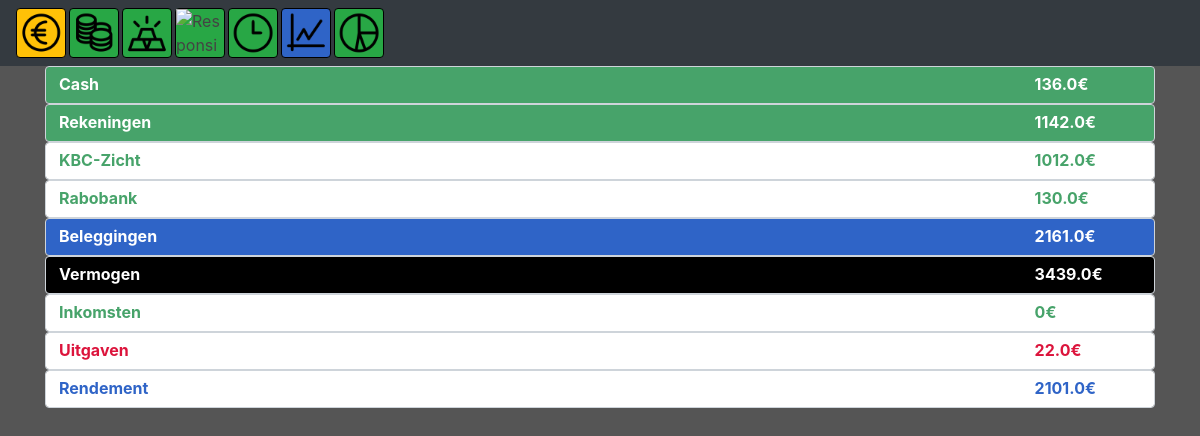
Screenshot of /balans (signed in) with the database file from the repository.
### tables this page shows
CREATE TABLE "rekeningen" (
	`userid`	INTEGER NOT NULL,
	`balans`	REAL NOT NULL,
	`rekeningnaam`	TEXT
);

### app.py (the view)
@app.route("/balans")
@login_required
def balans():
    db = db_connect('pythonsqlite.db')
    rowsb = db.execute("SELECT * FROM rekeningen WHERE userid = ? ",
                          (session["user_id"],))
    rowb = rowsb.fetchall()
    balans = 0
    for row in rowb:
        if not row[2] == "smekkels":
            balans += row[1]
    rekeningtotaal = 0
    for row in rowb:
        if not row[2] == "smekkels" and not row[2] == "Cash":
            rekeningtotaal += row[1]
    db = db_connect('pythonsqlite.db')
    selecteer = db.execute("SELECT * FROM Transacties WHERE userid=? and Soort=?",
                            (session["user_id"], "Inkomst"))
    inkomsten = selecteer.fetchall()
    alltimeinkomsten = 0
    for inkomst in inkomsten:
        alltimeinkomsten += inkomst[2]
    selecteer2 = db.execute("SELECT * FROM Transacties WHERE userid=? and Soort=?",
                            (session["user_id"], "Uitgave"))
    uitgaven = selecteer2.fetchall()
    alltimeuitgaven = 0
    for uitgave in uitgaven:
        alltimeuitgaven += uitgave[2]
        rowsb = db.execute("SELECT * FROM Beleggingen WHERE Userid = ?",
                          (session["user_id"],))
        beleggingen = rowsb.fetchall()
    totaalbeleggingen = 0
    totaalprijs = 0
    totaalverkocht = 0
    for row in beleggingen:
        totaalprijs += row[2]
        totaalbeleggingen += row[3]
        totaalverkocht += row[6]
    return render_template("balans.html", totaalprijs=totaalprijs, totaalbeleggingen=totaalbeleggingen, totaalverkocht=totaalverkocht, rekeningen=rowb, totaal=balans, rekeningtotaal=rekeningtotaal, inkomsten=alltimeinkomsten, uitgaven=alltimeuitgaven)

### helpers.py (called while the page is built)
def db_connect(string):
    conn = sqlite3.connect(string)
    return conn.cursor()

def login_required(f):
    @wraps(f)
    def decorated_function(*args, **kwargs):
        if session.get("user_id") is None:
            return redirect("/login")
        return f(*args, **kwargs)
    return decorated_function

### templates/balans.html
{%extends "layoutHome.html"%}
{%block homeBody%}
<div class="container">
    {% for row in rekeningen %}
    {% if row[2] == "Cash" %}
    <div class="form-control cash">
        <table class="full">
                <tr>
                    <td class="tillend balans">{{row[2]}}</td>
                    <td class="balans">{{row[1]}}€</td>
                </tr>
            </table>
        </div>
    {% endif %}
    {% endfor %}
    <div class="form-control rekeningen">
            <table class="full">
                    <tr>
                        <td class="tillend balans">Rekeningen</td>
                        <td class="balans">{{rekeningtotaal}}€</td>
                    </tr>
                </table>
            </div>
    {% for row in rekeningen %}
    {% if row[2] != "smekkels" and row[2] != "Cash" %}
    <div class="form-control rekeningenbalans">
        <table class="full">
            <tr>
                <td class="tillend rekeningenbalans">{{row[2]}}</td>
                <td class="rekeningenbalans">{{row[1]}}€</td>
            </tr>
        </table>
    </div>
    {% endif %}
    {% endfor %}
    <div class="form-control beleggingen">
        <table class="full">
                <tr>
                    <td class="tillend balans">Beleggingen</td>
                    <td class="balans">{{totaalbeleggingen}}€</td>
                </tr>
            </table>
        </div>
    <div class="form-control totaalbalans">
        <table class="full">
            <tr>
                <td class="tillend balans">Vermogen</td>
                <td class="balans">{{totaal + totaalbeleggingen}}€</td>
            </tr>
        </table>
    </div>
    <div class="form-control">
        <table class="full">
            <tr>
                <td class="tillend rekeningenbalans">Inkomsten</td>
                <td class="rekeningenbalans">{{inkomsten}}€</td>
            </tr>
        </table>
    </div>
    <div class="form-control">
        <table class="full">
            <tr>
                <td class="tillend schuldenbalans">Uitgaven</td>
                <td class="schuldenbalans">{{uitgaven}}€</td>
            </tr>
        </table>
    </div>
    <div class="form-control">
        <table class="full">
            <tr>
                <td class="tillend beleggingenbalans">Rendement</td>
                <td class="beleggingenbalans">{{totaalbeleggingen - totaalprijs + totaalverkocht}}€</td>
            </tr>
        </table>
    </div>
</div>
{%endblock%}

### static/styles.css (style rules this page uses)
body { background: #555555 !important; }
.full { width: 100%; }
.tillend { width: 90% }
.cash { background-color: rgb(71, 163, 106) !important; text-transform: capitalize; }
.rekeningenbalans { color: rgb(71, 163, 106); text-transform: capitalize; font-weight: bold; }
.beleggingenbalans { color: rgb(47, 100, 199); font-weight: bold; }
.schuldenbalans { color: crimson; font-weight: bold; }
.totaalbalans { background-color: rgb(0, 0, 0); }
.balans { color: #ffffff !important; font-weight: bold; }
.beleggingen { background-color: rgb(47, 100, 199); }
.rekeningen { background-color: rgb(71, 163, 106); }

### rows the page displays
rekeningen: rekeningnaam "Cash", balans "136.0"
rekeningen: rekeningnaam "KBC-Zicht", balans "1012.0"
rekeningen: rekeningnaam "Rabobank", balans "130.0"

### other values shown
{{ rekeningtotaal }} "1142.0"
{{ totaalbeleggingen }} "2161.0"
{{ totaal + totaalbeleggingen }} "3439.0"
{{ inkomsten }} "0"
{{ uitgaven }} "22.0"
{{ totaalbeleggingen - totaalprijs + totaalverkocht }} "2101.0"
